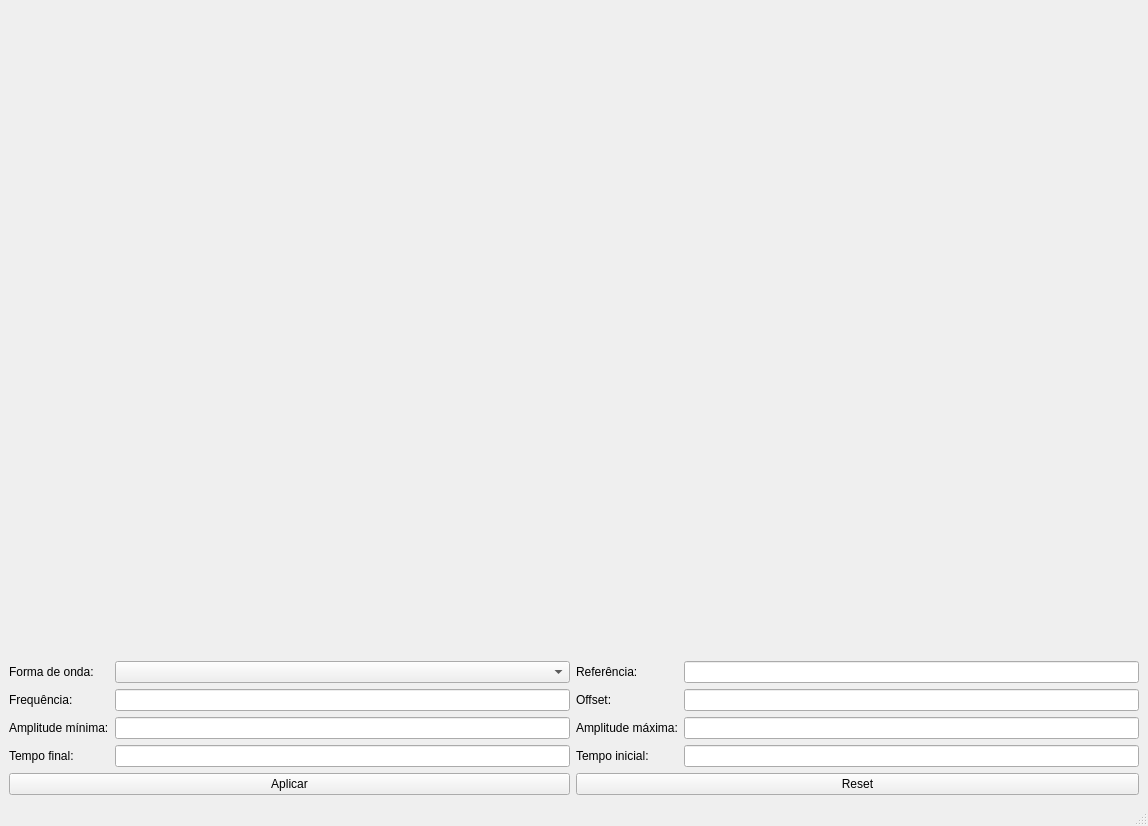
<?xml version="1.0" encoding="UTF-8"?>
<ui version="4.0">
 <class>MainWindow</class>
 <widget class="QMainWindow" name="MainWindow">
  <property name="geometry">
   <rect>
    <x>0</x>
    <y>0</y>
    <width>1148</width>
    <height>826</height>
   </rect>
  </property>
  <property name="windowTitle">
   <string>MainWindow</string>
  </property>
  <widget class="QWidget" name="centralwidget">
   <layout class="QGridLayout" name="gridLayout">
    <item row="0" column="0" colspan="4">
     <widget class="QWidget" name="widget" native="true">
      <property name="sizePolicy">
       <sizepolicy hsizetype="Expanding" vsizetype="Expanding">
        <horstretch>0</horstretch>
        <verstretch>0</verstretch>
       </sizepolicy>
      </property>
     </widget>
    </item>
    <item row="1" column="0">
     <widget class="QLabel" name="label">
      <property name="enabled">
       <bool>true</bool>
      </property>
      <property name="sizeIncrement">
       <size>
        <width>0</width>
        <height>0</height>
       </size>
      </property>
      <property name="text">
       <string>Forma de onda:</string>
      </property>
     </widget>
    </item>
    <item row="1" column="1">
     <widget class="QComboBox" name="waveform"/>
    </item>
    <item row="1" column="2">
     <widget class="QLabel" name="label_8">
      <property name="text">
       <string>Referência:</string>
      </property>
     </widget>
    </item>
    <item row="1" column="3">
     <widget class="QLineEdit" name="frequency_2">
      <property name="alignment">
       <set>Qt::AlignJustify|Qt::AlignVCenter</set>
      </property>
     </widget>
    </item>
    <item row="2" column="0">
     <widget class="QLabel" name="label_3">
      <property name="text">
       <string>Frequência:</string>
      </property>
     </widget>
    </item>
    <item row="2" column="1">
     <widget class="QLineEdit" name="frequency">
      <property name="alignment">
       <set>Qt::AlignJustify|Qt::AlignVCenter</set>
      </property>
     </widget>
    </item>
    <item row="2" column="2">
     <widget class="QLabel" name="label_4">
      <property name="text">
       <string>Offset:</string>
      </property>
     </widget>
    </item>
    <item row="2" column="3">
     <widget class="QLineEdit" name="offset">
      <property name="text">
       <string/>
      </property>
      <property name="alignment">
       <set>Qt::AlignJustify|Qt::AlignVCenter</set>
      </property>
     </widget>
    </item>
    <item row="3" column="0">
     <widget class="QLabel" name="label_6">
      <property name="enabled">
       <bool>true</bool>
      </property>
      <property name="text">
       <string>Amplitude mínima:</string>
      </property>
     </widget>
    </item>
    <item row="3" column="1">
     <widget class="QLineEdit" name="min_amp">
      <property name="alignment">
       <set>Qt::AlignJustify|Qt::AlignVCenter</set>
      </property>
     </widget>
    </item>
    <item row="3" column="2">
     <widget class="QLabel" name="label_2">
      <property name="enabled">
       <bool>true</bool>
      </property>
      <property name="text">
       <string>Amplitude máxima:</string>
      </property>
     </widget>
    </item>
    <item row="3" column="3">
     <widget class="QLineEdit" name="max_amp">
      <property name="alignment">
       <set>Qt::AlignJustify|Qt::AlignVCenter</set>
      </property>
     </widget>
    </item>
    <item row="4" column="0">
     <widget class="QLabel" name="label_7">
      <property name="enabled">
       <bool>true</bool>
      </property>
      <property name="text">
       <string>Tempo final:</string>
      </property>
     </widget>
    </item>
    <item row="4" column="1">
     <widget class="QLineEdit" name="tf">
      <property name="text">
       <string/>
      </property>
      <property name="alignment">
       <set>Qt::AlignJustify|Qt::AlignVCenter</set>
      </property>
     </widget>
    </item>
    <item row="4" column="2">
     <widget class="QLabel" name="label_5">
      <property name="enabled">
       <bool>true</bool>
      </property>
      <property name="text">
       <string>Tempo inicial:</string>
      </property>
     </widget>
    </item>
    <item row="4" column="3">
     <widget class="QLineEdit" name="ti">
      <property name="alignment">
       <set>Qt::AlignJustify|Qt::AlignVCenter</set>
      </property>
     </widget>
    </item>
    <item row="5" column="0" colspan="2">
     <widget class="QPushButton" name="apply">
      <property name="text">
       <string>Aplicar</string>
      </property>
     </widget>
    </item>
    <item row="5" column="2" colspan="2">
     <widget class="QPushButton" name="reset">
      <property name="text">
       <string>Reset</string>
      </property>
     </widget>
    </item>
   </layout>
  </widget>
  <widget class="QMenuBar" name="menubar">
   <property name="geometry">
    <rect>
     <x>0</x>
     <y>0</y>
     <width>1148</width>
     <height>22</height>
    </rect>
   </property>
  </widget>
  <widget class="QStatusBar" name="statusbar"/>
 </widget>
 <resources/>
 <connections/>
</ui>
